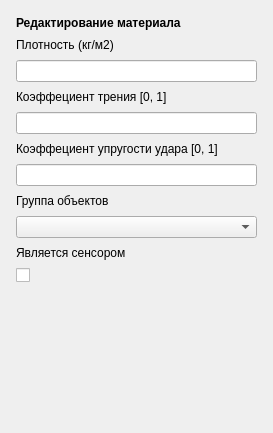
<?xml version="1.0" encoding="UTF-8"?>
<ui version="4.0">
 <class>Form</class>
 <widget class="QWidget" name="Form">
  <property name="geometry">
   <rect>
    <x>0</x>
    <y>0</y>
    <width>273</width>
    <height>433</height>
   </rect>
  </property>
  <property name="windowTitle">
   <string>Form</string>
  </property>
  <layout class="QVBoxLayout" name="verticalLayout">
   <item>
    <layout class="QFormLayout" name="formLayout">
     <property name="sizeConstraint">
      <enum>QLayout::SetNoConstraint</enum>
     </property>
     <property name="fieldGrowthPolicy">
      <enum>QFormLayout::AllNonFixedFieldsGrow</enum>
     </property>
     <property name="rowWrapPolicy">
      <enum>QFormLayout::WrapLongRows</enum>
     </property>
     <property name="horizontalSpacing">
      <number>20</number>
     </property>
     <property name="verticalSpacing">
      <number>8</number>
     </property>
     <property name="margin">
      <number>5</number>
     </property>
     <item row="1" column="0">
      <widget class="QLabel" name="label">
       <property name="text">
        <string>Плотность (кг/м2)</string>
       </property>
      </widget>
     </item>
     <item row="3" column="0">
      <widget class="QLabel" name="label_2">
       <property name="text">
        <string>Коэффециент трения [0, 1]</string>
       </property>
      </widget>
     </item>
     <item row="5" column="0">
      <widget class="QLabel" name="label_3">
       <property name="text">
        <string>Коэффециент упругости удара [0, 1]</string>
       </property>
      </widget>
     </item>
     <item row="7" column="0">
      <widget class="QLabel" name="label_4">
       <property name="text">
        <string>Группа объектов</string>
       </property>
      </widget>
     </item>
     <item row="9" column="0">
      <widget class="QLabel" name="label_5">
       <property name="text">
        <string>Является сенсором</string>
       </property>
      </widget>
     </item>
     <item row="2" column="0" colspan="2">
      <widget class="QLineEdit" name="lineEdit"/>
     </item>
     <item row="4" column="0" colspan="2">
      <widget class="QLineEdit" name="lineEdit_2"/>
     </item>
     <item row="6" column="0" colspan="2">
      <widget class="QLineEdit" name="lineEdit_3"/>
     </item>
     <item row="8" column="0" colspan="2">
      <widget class="QComboBox" name="comboBox"/>
     </item>
     <item row="10" column="0">
      <widget class="QCheckBox" name="checkBox">
       <property name="text">
        <string/>
       </property>
      </widget>
     </item>
     <item row="0" column="0">
      <widget class="QLabel" name="label_6">
       <property name="font">
        <font>
         <family>MS Shell Dlg 2</family>
         <pointsize>9</pointsize>
         <weight>75</weight>
         <bold>true</bold>
        </font>
       </property>
       <property name="text">
        <string>Редактирование материала</string>
       </property>
      </widget>
     </item>
    </layout>
   </item>
  </layout>
 </widget>
 <resources/>
 <connections/>
</ui>
